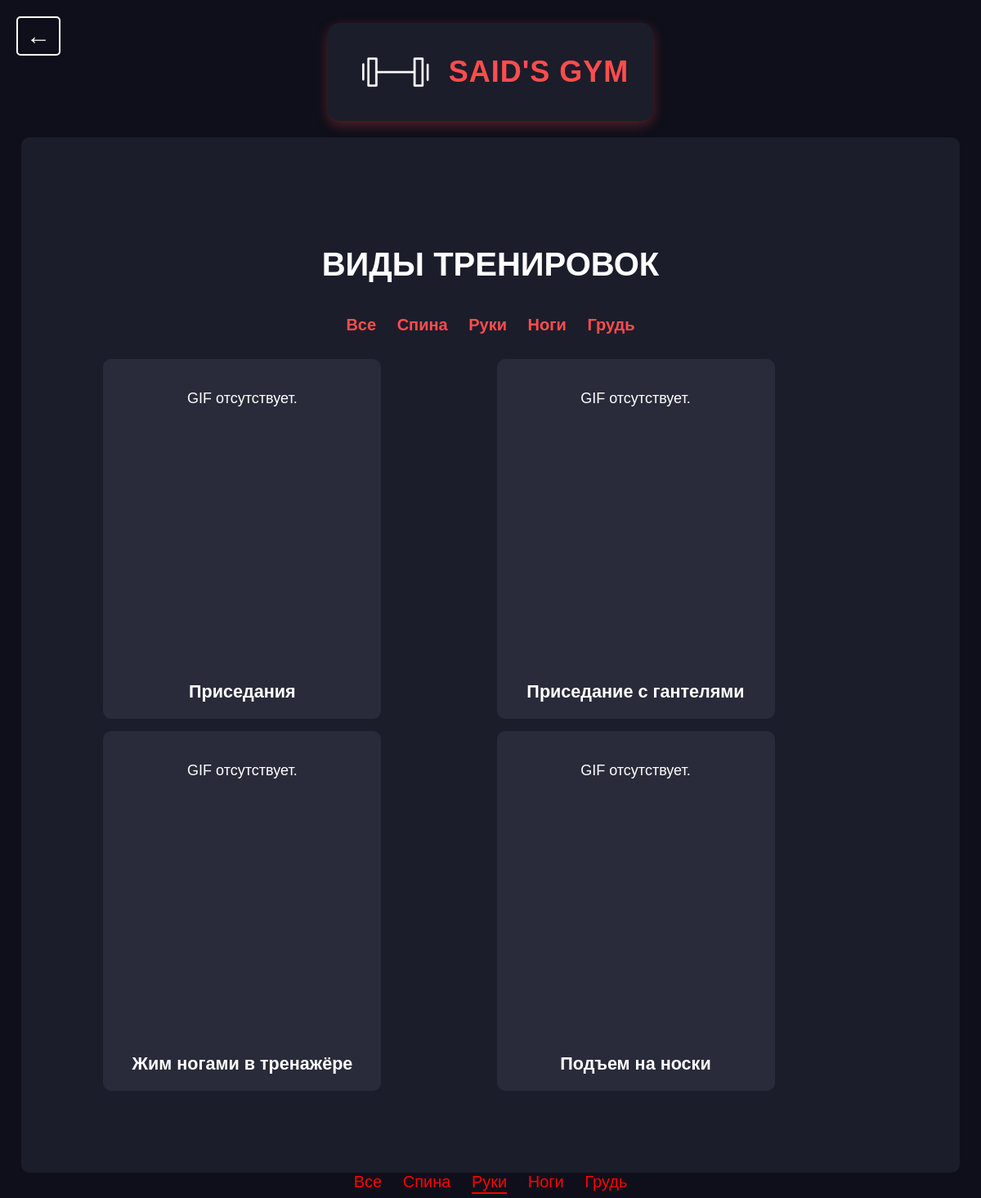
Before: /trains/?group=3 with the older database file.
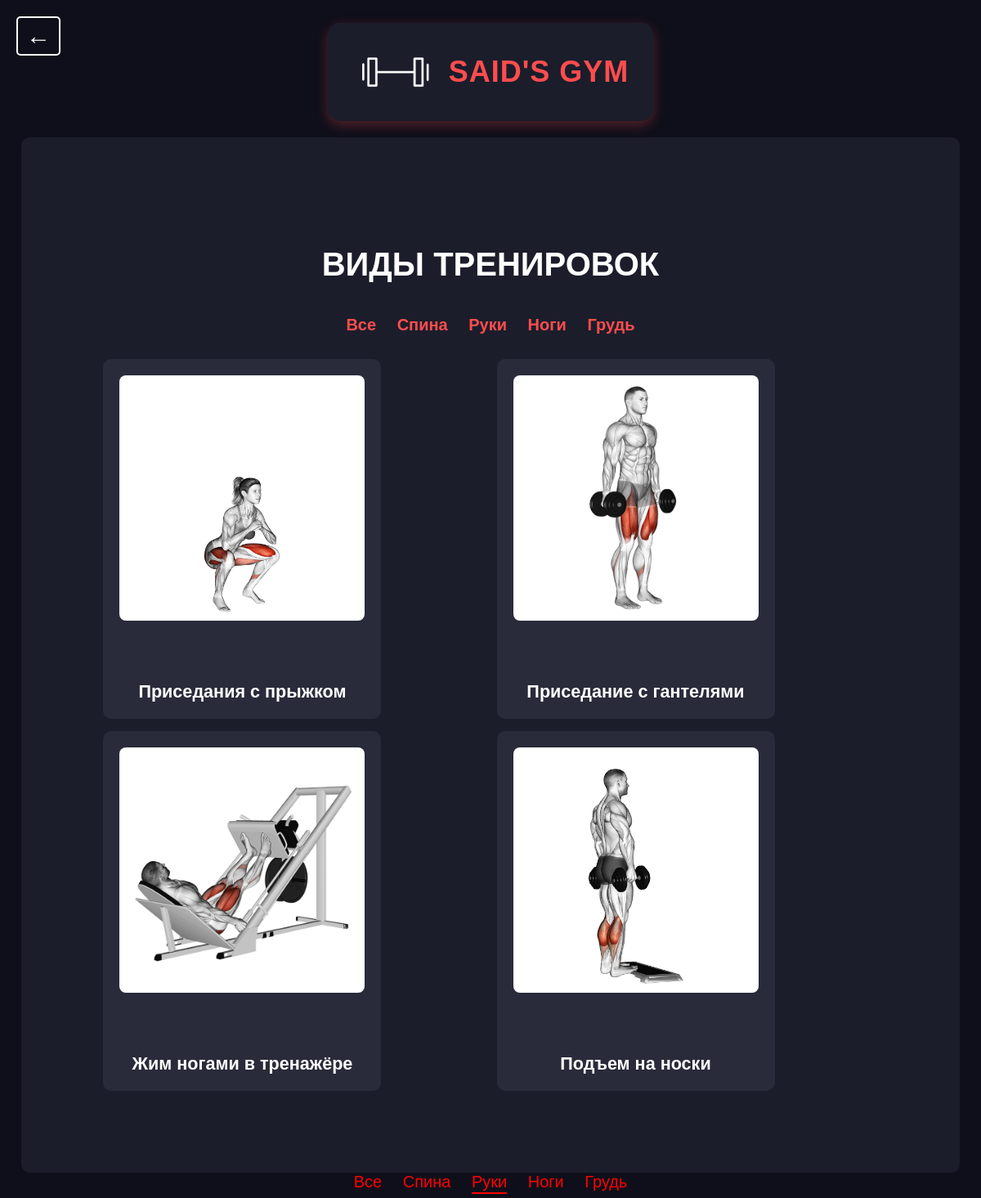
After: the same page with the newer database file.
### main/models.py (models this page shows, shortened)
class MuscleGroup(models.Model):
    name = models.CharField(max_length=100)
    description = models.TextField(blank=True)

class Exercise(models.Model):
    title = models.CharField(max_length=100)
    muscle_group = models.ForeignKey(MuscleGroup, on_delete=models.CASCADE, related_name='exercise')
    description = models.TextField()
    image = models.ImageField(upload_to='exercises', blank=True, null=True)

### main/views.py (the view)
# urls.py: path('trains/', views.exercise_list, name='trains'),
def exercise_list(request):
    group_id = request.GET.get('group')
    groups = MuscleGroup.objects.all()  # Все группы мышц
    if group_id:
        exercises = Exercise.objects.filter(muscle_group_id=group_id)
    else:
        exercises = Exercise.objects.all()
    return render(request, 'trains.html', {'exercises': exercises, 'groups': groups, 'request': request})

### main/templates/trains.html (shortened to what this page needs)
<!DOCTYPE html>
{% load static %}
<html lang="ru">
<head>
</head>
<body>
    <a href="{% url 'main' %}" class="back-button">←</a>
    <header>
        <div class="logo-container">
            <img src="{% static 'main/images/dumpbell.png' %}" alt="icon" />
            <h1 class="logo">Said's Gym</h1>
        </div>
    </header>
    <section class="training-section">
        <h2>ВИДЫ ТРЕНИРОВОК</h2>
        <div class="filter-links">
            <a href="{% url 'trains' %}">Все</a>
            {% for group in groups %}
                <a href="?group={{ group.id }}">{{ group.name }}</a>
            {% endfor %}
        </div>
        <div class="training-grid">
            {% for exercise in exercises %}
            <div class="card"
                data-title="{{ exercise.title }}"
                data-description="{{ exercise.description|escapejs }}"
                data-image="{% if exercise.image %}{{ exercise.image.url }}{% endif %}"
                onclick="openModalFromCard(this)">
                <div class="gif-container">
                    {% if exercise.image %}
                        <img src="{{ exercise.image.url }}" alt="{{ exercise.title }} GIF" class="exercise-gif" />
                    {% else %}
                        <p>GIF отсутствует.</p>
                    {% endif %}
                </div>
                <div class="exercise-title">
                    <strong>{{ exercise.title }}</strong>
                </div>
            </div>
            {% empty %}
                <p>Нет упражнений для выбранной группы.</p>
            {% endfor %}
        </div>
    </section>
    <div class="filter-buttons">
        <a href="{% url 'trains' %}" class="{% if not request.GET.group %}active{% endif %}">Все</a>
        <a href="{% url 'trains' %}?group=4" class="{% if request.GET.group == '4' %}active{% endif %}">Спина</a>
        <a href="{% url 'trains' %}?group=3" class="{% if request.GET.group == '3' %}active{% endif %}">Руки</a>
        <a href="{% url 'trains' %}?group=1" class="{% if request.GET.group == '1' %}active{% endif %}">Ноги</a>
        <a href="{% url 'trains' %}?group=2" class="{% if request.GET.group == '2' %}active{% endif %}">Грудь</a>
    </div>
</body>
</html>

### main/templates/trains.html (style rules this page uses)
body { background-color: #0e0f1a; color: white; font-family: Arial, sans-serif; text-align: center; font-size: 20px; }
header { padding: 20px 0; text-align: center; }
.logo-container { display: flex; justify-content: center; align-items: center; gap: 15px; background: #1b1d2b; padding: 15px 30px; border-radius: 15px; box-shadow: 0px 5px 15px rgba(255, 77, 77, 0.3); display: inline-flex; }
.logo { font-size: 36px; font-weight: bold; color: #ff4d4d; text-transform: uppercase; letter-spacing: 1px; }
.back-button { position: absolute; top: 20px; left: 20px; font-size: 30px; color: #ffffff; text-decoration: none; border: 2px solid #ffffff; padding: 5px 10px; border-radius: 5px; transition: 0.3s; }
.training-section { margin: auto; width: 80%; max-width: 1000px; background: #1b1d2b; padding: 100px; border-radius: 10px; }
.training-section h2 { font-size: 40px; margin-bottom: 40px; }
.filter-links { margin-bottom: 30px; }
.filter-links a { margin: 0 10px; color: #ff4d4d; text-decoration: none; font-weight: bold; }
.filter-buttons a { color: red; margin: 0 10px; text-decoration: none; position: relative; padding-bottom: 4px; }
.filter-buttons a.active::after { content: ''; position: absolute; bottom: 0; left: 0; height: 2px; width: 100%; background-color: red; }
.training-grid { display: grid; grid-template-columns: repeat(2, 1fr); gap: 15px; justify-content: center; }
.card { background: #292b3a; padding: 20px; width: 300px; height: 400px; border-radius: 10px; font-size: 18px; cursor: pointer; transition: transform 0.3s ease, background 0.3s ease; display: flex; flex-direction: column; justify-content: space-between; align-items: center; color: #fff; }
.gif-container { flex: 0 0 auto; width: 100%; max-height: 300px; overflow: hidden; border-radius: 8px; }
.exercise-gif { width: 100%; height: auto; max-height: 300px; object-fit: cover; display: block; }
.exercise-title { flex: 0 0 auto; text-align: center; margin-top: 10px; width: 100%; }
.exercise-title strong { display: block; width: 100%; text-align: center; font-size: 1.2em; font-weight: bold; color: #fff; }

Changed rows visible on the page:
changed Exercise: image: picture added; title "Приседания" → "Приседания с прыжком"; no longer shows "GIF отсутствует."
changed Exercise "Приседание с гантелями": image: picture added; no longer shows "GIF отсутствует."
changed Exercise "Жим ногами в тренажёре": image: picture added; no longer shows "GIF отсутствует."
changed Exercise "Подъем на носки": image: picture added; no longer shows "GIF отсутствует."
